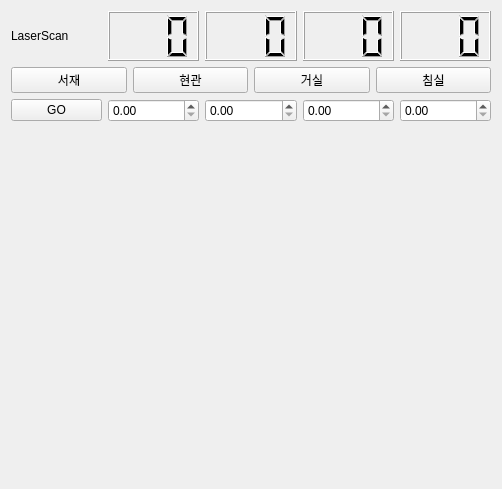
<?xml version="1.0" encoding="UTF-8"?>
<ui version="4.0">
 <class>Tab1RosControl</class>
 <widget class="QWidget" name="Tab1RosControl">
  <property name="geometry">
   <rect>
    <x>0</x>
    <y>0</y>
    <width>502</width>
    <height>489</height>
   </rect>
  </property>
  <property name="windowTitle">
   <string>Form</string>
  </property>
  <layout class="QVBoxLayout" name="verticalLayout_2">
   <item>
    <layout class="QVBoxLayout" name="verticalLayout" stretch="1,1,1,7">
     <item>
      <layout class="QHBoxLayout" name="horizontalLayout">
       <item>
        <widget class="QLabel" name="label">
         <property name="text">
          <string>LaserScan</string>
         </property>
        </widget>
       </item>
       <item>
        <widget class="QLCDNumber" name="lcdNumber1">
         <property name="digitCount">
          <number>3</number>
         </property>
         <property name="value" stdset="0">
          <double>0.000000000000000</double>
         </property>
        </widget>
       </item>
       <item>
        <widget class="QLCDNumber" name="lcdNumber2">
         <property name="digitCount">
          <number>3</number>
         </property>
         <property name="value" stdset="0">
          <double>0.000000000000000</double>
         </property>
        </widget>
       </item>
       <item>
        <widget class="QLCDNumber" name="lcdNumber3">
         <property name="digitCount">
          <number>3</number>
         </property>
         <property name="value" stdset="0">
          <double>0.000000000000000</double>
         </property>
        </widget>
       </item>
       <item>
        <widget class="QLCDNumber" name="lcdNumber4">
         <property name="digitCount">
          <number>3</number>
         </property>
         <property name="value" stdset="0">
          <double>0.000000000000000</double>
         </property>
        </widget>
       </item>
      </layout>
     </item>
     <item>
      <layout class="QHBoxLayout" name="horizontalLayout_3">
       <item>
        <widget class="QPushButton" name="pPBStudy">
         <property name="text">
          <string>서재</string>
         </property>
        </widget>
       </item>
       <item>
        <widget class="QPushButton" name="pPBFront">
         <property name="text">
          <string>현관</string>
         </property>
        </widget>
       </item>
       <item>
        <widget class="QPushButton" name="pPBLiving">
         <property name="text">
          <string>거실</string>
         </property>
        </widget>
       </item>
       <item>
        <widget class="QPushButton" name="pPBedroom">
         <property name="text">
          <string>침실</string>
         </property>
        </widget>
       </item>
      </layout>
     </item>
     <item>
      <layout class="QHBoxLayout" name="horizontalLayout_2">
       <item>
        <widget class="QPushButton" name="pushButton">
         <property name="text">
          <string>GO</string>
         </property>
        </widget>
       </item>
       <item>
        <widget class="QDoubleSpinBox" name="doubleSpinBox1"/>
       </item>
       <item>
        <widget class="QDoubleSpinBox" name="doubleSpinBox2"/>
       </item>
       <item>
        <widget class="QDoubleSpinBox" name="doubleSpinBox3"/>
       </item>
       <item>
        <widget class="QDoubleSpinBox" name="doubleSpinBox4"/>
       </item>
      </layout>
     </item>
     <item>
      <layout class="QHBoxLayout" name="horizontalLayout_4">
       <item>
        <widget class="QLabel" name="label_2">
         <property name="text">
          <string/>
         </property>
        </widget>
       </item>
      </layout>
     </item>
    </layout>
   </item>
  </layout>
 </widget>
 <resources/>
 <connections/>
</ui>
